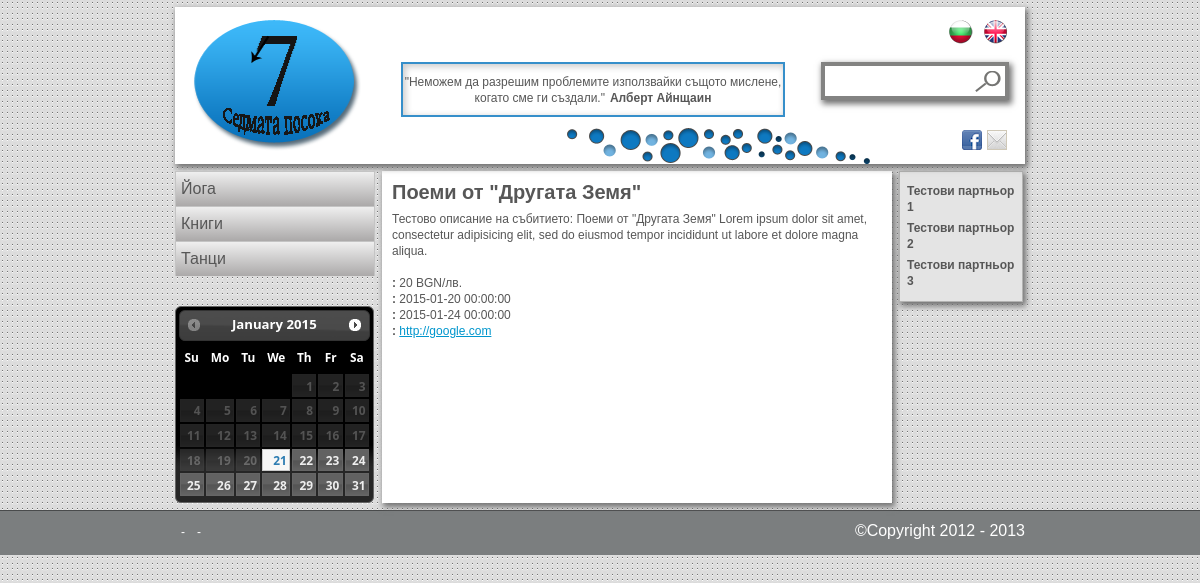
Page /bg/event/2 on the committed database.
### tables this page shows
create table thought_text (
  id int not null auto_increment primary key,
  bg text,
  en text
);

create table thought_author (
  id int not null auto_increment primary key,
  bg text,
  en text
);

create table category (
  id         int not null auto_increment primary key,
  pictureSrc varchar(150) not null,
  nameId     int not null,
  descrId    int not null,
  createdAt  timestamp default current_timestamp,

  foreign key (nameId) 
    references categoryname(id)
    on delete cascade
    on update cascade,

  foreign key (descrId) 
    references categorydescr(id)
    on delete cascade
    on update cascade
);

create table categoryname (
  id int not null auto_increment primary key,
  bg text,
  en text
);

create table event (
  id        int not null auto_increment primary key,
  titleId   int not null,
  descrId   int not null,
  subcatId  int not null,
  link      varchar(150),
  fee       varchar(50),  
  startDate timestamp,
  endDate   timestamp,

  foreign key (titleId) 
    references eventtitle(id)
    on delete cascade
    on update cascade,

  foreign key (titleId) 
    references eventtitle(id)
    on delete cascade
    on update cascade,

  foreign key (subcatId) 
    references subcategory(id)
    on delete cascade
    on update cascade
);

create table eventtitle (
  id int not null auto_increment primary key,
  bg text,
  en text
);

create table eventdescr (
  id int not null auto_increment primary key,
  bg text,
  en text
);

create table partner (
  id      int not null auto_increment primary key,
  logoSrc varchar(150) not null,
  link    varchar(150),
  nameId  int not null,

  foreign key (nameId) 
    references partnername(id)
    on delete cascade
    on update cascade
);

create table partnername (
  id int not null auto_increment primary key,
  bg text,
  en text
);

### application/helpers/printLayout_helper.php (called while the page is built, shortened)
<?php
if (!function_exists('test_method')) {
    function printLayout($pointer, $templateLayout = null, $mainLayout, $data) {
        $data['ui_labels'] = $pointer->uiLabelsModel->getLabelsForLanguage( $data['language'] );
        $pointer->load->view('templates/header', $data);
        $pointer->load->view($mainLayout, $data);
        $pointer->load->view('templates/footer', $data);
    }
}
?>

### application/controllers/event.php (called while the page is built, shortened)
<?php
class event extends CI_Controller{
    function index($language,$eventId) {
        $language = strtolower($language);
        $data['banners'] = $this->adsModel->getAds( null,1,7,$language);
        $data['ads'] = $this->adsModel->getAds( null,2,2,$language);
        $data['partners'] = $this->partnerModel->getPartners($language);
        $data['thought'] = $this->thoughtModel->getThought(null,1,$language);
        $data['categories'] = $this->categoryModel->
                getAllCategoriesName($language);
        $data['subcategories'] = $this->subcategoryModel->
                getSubcategoriesForCategory($catId = null,$language);
        $data['events']= $this->eventModel->getEvent($eventId,$language);
        $data['event'] = $data['events'][0];
        $data['language']=$language;
        printLayout($this, "templates/header","eventView",$data);
    }
}
?>

### index.php (called while the page is built, shortened)
<?php
require_once BASEPATH.'core/CodeIgniter.php';

### application/models/thoughtModel.php (called while the page is built, shortened)
<?php
class thoughtModel extends CI_Model {
    function getLastThought($limit =1, $language)
   {
       $this->db->select('thought_text.'.$language.' as text, thought_author.'.$language.' as author' );
       $this->db->from('thought');
       $this->db->join('thought_author','thought_author.id = thought.authorId');
       $this->db->join('thought_text','thought_text.id = thought.textId');
       $this->db->order_by('thought.id','desc');
       $this->db->limit($limit);
       $query=$this->db->get();
       if($query->num_rows() > 0){
           return $query->result_array();
       }
   }
   function getThought($day = null ,$limit = 0,$language) {
       $day = isset($day)?$day:Date('Y:m:d');
        $this->db->select('thought_text.'.$language.' as text, thought_author.'.$language.' as author');
        $this->db->join('thought_author','thought_author.id = thought.authorId');
        $this->db->join('thought_text','thought_text.id = thought.textId');
        $this->db->where("`startDate` <=  '".$day."' AND  `endDate` >=  '".$day."'");
        if($limit > 0)
        {
            $this->db->limit($limit);
        }
        $query = $this->db->get('thought');
        if($query->num_rows() > 0)
        {
            return $query->result_array();
        }
        else
        {
            return $this->getLastThought(1,$language);
        }
   }
}
?>

### application/models/categoryModel.php (called while the page is built, shortened)
<?php
class categoryModel extends CI_Model {
    function getAllCategoriesName($language) {
        $this->db->select('category.id,categoryname.'.$language.' as name');
        $this->db->join('categoryname','categoryname.id = category.nameId');
        $this->db->order_by('name', 'asc');
        $query = $this->db->get('category');
        return $query->result_array();
    }
}
?>

### application/models/eventModel.php (called while the page is built, shortened)
<?php
class eventModel extends CI_Model {
    function getEvent($eventId,$language)
    {
        $this->db->select('event.id as eventId, eventtitle.' . $language . ' as event_title,
            eventdescr.' . $language . ' as event_descr,
            startDate, endDate, fee, link    ');
        $this->db->from('event');
        $this->db->join('eventtitle', 'eventtitle.id = event.titleId');
        $this->db->join('eventdescr', 'eventdescr.id = event.descrId');
        $this->db->where('event.id ',$eventId);
        $query = $this->db->get();
        return $query->result_array();
    }
}
?>

### application/models/partnerModel.php (called while the page is built)
<?php
class partnerModel extends CI_Model {
    function getPartners($language)
    {
        $this->db->select(' partner.link, partner.logoSrc, partnername.'.$language.' as name');
        $this->db->join('partnername','partnername.id = partner.nameId');
        $query = $this->db->get('partner');
        return $query->result_array();
    }
}
?>

### application/views/eventView.php (the view)
<div class="EventMainHolder clear">
	<h1 class="title"><?php echo $event['event_title']; ?></h1>
	<p><?php echo $event['event_descr']; ?></p>
	<div class="info">
		<p><span class="bold"><?=$ui_labels['event']['fee']       ?>: </span><?=$event["fee"]?></p>
		<p><span class="bold"><?=$ui_labels['event']['start_date']?>: </span><?=$event["startDate"]?></p>
		<p><span class="bold"><?=$ui_labels['event']['end_date']  ?>: </span><?=$event["endDate"]?></p>
		<p><span class="bold"><?=$ui_labels['event']['link']      ?>: </span><a href=""><?=$event["link"]?></a></p>
	</div>
</div>

### application/views/templates/header.php (shortened to what this page needs)
<?php
$query = $_SERVER['QUERY_STRING'] ? '?'.$_SERVER['QUERY_STRING'] : '';
$uri_string = $this->uri->uri_string();
$uri_string = $uri_string ? $uri_string : $language;
$full_url = $this->config->site_url().'/'.$uri_string.$query;
$full_url = str_replace('/index.php', '', $full_url);
?>
<!DOCTYPE html>
<html>
    <head>
        <link rel="stylesheet" type="text/css" href="<?php echo base_url();?>css/style.css" />
        <link rel="stylesheet" type="text/css" href="<?php echo base_url();?>js/jquery-ui-1.10.2.custom/css/ui-darkness/jquery-ui-1.10.2.custom.css"></script>
        <link rel="stylesheet" type="text/css" href="<?php echo base_url();?>js/jquery-ui-1.10.2.custom/css/ui-darkness/jquery-ui-1.10.2.custom.min.css"></script>
    </head>
    <body>
        <div class="wrapAllMain">
        <div class="wrapAll">
            <header class="wrapHeader">
                <div class="clear">
                    <a class="logo" href="<?php echo base_url().$language;?>/" ><img src="<?php echo base_url()?>img/logo_sedmata_posoka.png" alt="logo" /></a>
                    <div class="mindHolder">
                        <?php
                        echo '<p>"' . $thought[0]['text'] . '"<span class="author"> ' . $thought[0]['author'] . '</span></p>';
                        ?>
                    </div>
                    <div class="bubbles"></div>
                    <div class="rightPart">
                        <section class="language clear">
                            <a href="<?php echo str_replace('/bg', '/en', $full_url); ?>" class="en"></a>
                            <a href="<?php echo str_replace('/en', '/bg', $full_url); ?>" class="bg"></a>
                        </section>
						<section id="searchHolder" class="search">
							<form id="formSearch" name="formSearch" action="" method="post" onsubmit="return searchByWord();">
								<input class="searchTxt" id="searchTxt" name="searchTxt" type="search" />
								<input class="searchBttn" id="searchBttn" type="submit" value="" />
							</form>
						</section>
                        <section class="socials clear">
                            <a class="email" href="<?=base_url().$language?>/contacts"></a>
                            <a class="fb" href=""></a>
                        </section>
                    </div>
                </div>
            </header>
            <section class="wrapMain">
                <div class="clear">
                    <div class ="wrapMainLeft">
                        <nav class ="navMain">
							<ul class="level1">
                            <?php
                            foreach ($categories as $category) {
                                echo '<li class="level1Li"><a class="level1Link" href="' . base_url() .$language.'/'. 'category/' . $category['id'] . '">' .
                                $category['name'] . ' </a>';
								echo '</li>';
                            }
                            ?>
							</ul>
                        </nav>
						<div class="datePickerHolder">
							<div id="datepicker"></div>
						</div>
                    </div>
                    <div class ="wrapMainMiddle">

### application/views/templates/footer.php (shortened to what this page needs)
</div>
<div class ="wrapMainRight">
    <div class="partnersMainHolder">
        <h3><?=$ui_labels['partners']['list']?></h3>
        <?php
        foreach ($partners as $partner) {
            echo '<h4>' . $partner['name'] . '</h4>';
        }
        ?>
    </div>
</div>
</div>
</section>
</div>
<footer class="footer">
    <div class ="content">
		<nav class ="navBottom">
			<?php
            echo '<span class="separator">-</span>';
            echo '<span class="separator">-</span>';
			?>
		</nav>
		<span class="footerRight">&copy;Copyright 2012 - 2013</span>
	</div>
</footer>
</div>
</body>
</html>

### rows in the picture
thought_text: bg "Неможем да разрешим проблемите използвайки същото мислене, когато сме ги създали.", thought_author.bg "Алберт Айнщаин"
category: nameId.bg "Йога"
category: nameId.bg "Книги"
category: nameId.bg "Танци"
event: titleId.bg "Поеми от \"Другата Земя\"", eventdescr.bg "Тестово описание на събитието: Поеми от \"Другата Земя\" Lorem ipsum dolor sit amet, consectetur adipisicing elit, sed do eiusmod tempor incididunt ut labore et dolore magna aliqua.", fee "20 BGN/лв.", startDate "2015-01-20 00:00:00", endDate "2015-01-24 00:00:00", link "http://google.com"
partner: nameId.bg "Тестови партньор 1"
partner: nameId.bg "Тестови партньор 2"
partner: nameId.bg "Тестови партньор 3"
